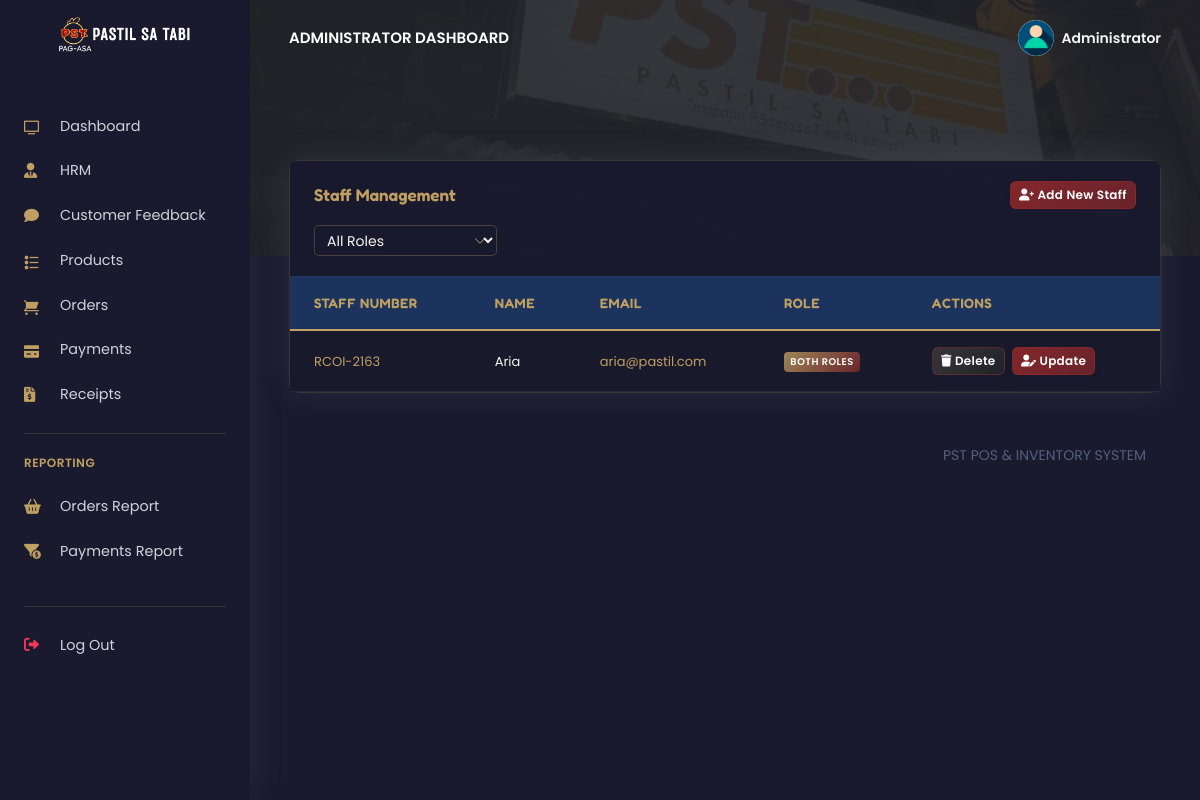
The page /PSTsystem/admin/hrm.php (signed in) on the database its author committed.
### tables this page shows
CREATE TABLE `rpos_admin` (
  `admin_id` varchar(200) NOT NULL,
  `admin_name` varchar(200) NOT NULL,
  `admin_email` varchar(200) NOT NULL,
  `admin_password` varchar(200) NOT NULL
);

CREATE TABLE `rpos_staff` (
  `staff_id` int(20) NOT NULL,
  `staff_name` varchar(200) NOT NULL,
  `staff_number` varchar(200) NOT NULL,
  `staff_email` varchar(200) NOT NULL,
  `staff_password` varchar(200) NOT NULL,
  `created_at` timestamp(6) NOT NULL DEFAULT current_timestamp(6) ON UPDATE current_timestamp(6),
  `staff_role` varchar(50) NOT NULL DEFAULT 'cashier' COMMENT 'Comma-separated roles: cashier,inventory'
);

### PSTsystem/admin/hrm.php (the view, shortened to what this page needs)
<?php
include('config/config.php');
require_once('partials/_head.php');
?>
<!DOCTYPE html>
<html lang="en">
<head>
    <link rel="stylesheet" href="https://cdnjs.cloudflare.com/ajax/libs/font-awesome/6.0.0/css/all.min.css">
</head>
<body>
  <?php require_once('partials/_sidebar.php'); ?>
  <div class="main-content">
    <?php require_once('partials/_topnav.php'); ?>
    <div class="header pb-8 pt-5 pt-md-8">
      <span class="mask bg-gradient-dark opacity-8"></span>
    </div>
    <div class="container-fluid mt--7">
      <div class="row">
        <div class="col">
          <div class="card shadow">
            <div class="card-header border-0">
              <div class="row align-items-center">
                <div class="col">
                  <h3 class="mb-0">Staff Management</h3>
                </div>
                <div class="col text-right">
                  <a href="add_staff.php" class="btn btn-sm btn-primary">
                    <i class="fas fa-user-plus"></i> Add New Staff
                  </a>
                </div>
              </div>
              <div class="row mt-3">
                <div class="col-md-3">
                  <form method="get" action="">
                    <div class="form-group mb-0">
                      <select class="form-control form-control-sm" name="role_filter" onchange="this.form.submit()">
                          <option value="">All Roles</option>
                      </select>
                    </div>
                  </form>
                </div>
              </div>
            </div>
            <div class="table-responsive">
              <table class="table align-items-center table-flush">
                <thead class="thead-dark">
                  <tr>
                    <th class="text-gold" scope="col">Staff Number</th>
                    <th scope="col">Name</th>
                    <th class="text-gold" scope="col">Email</th>
                    <th scope="col">Role</th>
                    <th scope="col">Actions</th>
                  </tr>
                </thead>
                <tbody>
                  <?php
                  $ret = "SELECT * FROM rpos_staff";
                  $stmt = $mysqli->prepare($ret);
                  $stmt->execute();
                  $res = $stmt->get_result();
                  while ($staff = $res->fetch_object()) {
                    $roles = explode(',', $staff->staff_role);
                    $badge_class = '';
                    $role_text = '';
                    if (in_array('cashier', $roles) && in_array('inventory', $roles)) {
                      $badge_class = 'badge-both';
                      $role_text = 'Both Roles';
                    } elseif (in_array('cashier', $roles)) {
                      $badge_class = 'badge-cashier';
                      $role_text = 'Cashier';
                    } elseif (in_array('inventory', $roles)) {
                      $badge_class = 'badge-inventory';
                      $role_text = 'Inventory';
                    }
                  ?>
                    <tr>
                      <td class="text-gold"><?php echo $staff->staff_number; ?></td>
                      <td><?php echo $staff->staff_name; ?></td>
                      <td class="text-gold"><?php echo $staff->staff_email; ?></td>
                      <td>
                        <span class="badge-role <?php echo $badge_class; ?>">
                          <?php echo $role_text; ?>
                        </span>
                      </td>
                      <td>
                        <div class="d-flex">
                          <a href="hrm.php?delete=<?php echo $staff->staff_id; ?>" class="btn btn-sm btn-danger mr-2">
                            <i class="fas fa-trash"></i> Delete
                          </a>
                          <a href="update_staff.php?update=<?php echo $staff->staff_id; ?>" class="btn btn-sm btn-primary">
                            <i class="fas fa-user-edit"></i> Update
                          </a>
                        </div>
                      </td>
                    </tr>
                  <?php } ?>
                </tbody>
              </table>
            </div>
          </div>
        </div>
      </div>
      <?php require_once('partials/_footer.php'); ?>
    </div>
  </div>
</body>
</html>

### PSTsystem/admin/partials/_sidebar.php (shortened to what this page needs)
<?php
$admin_id = $_SESSION['admin_id'];
$ret = "SELECT * FROM  rpos_admin  WHERE admin_id = '$admin_id'";
$stmt = $mysqli->prepare($ret);
$stmt->execute();
$res = $stmt->get_result();
while ($admin = $res->fetch_object()) {
?>
  <nav class="navbar navbar-vertical fixed-left navbar-expand-md navbar-light sidebar" id="sidenav-main">
    <div class="container-fluid">
      <a class="navbar-brand pt-0" href="dashboard.php">
        <img src="assets/img/brand/repos.png" class="navbar-brand-img" alt="...">
      </a>
      <div class="collapse navbar-collapse" id="sidenav-collapse-main">
        <ul class="navbar-nav">
          <li class="nav-item">
            <a class="nav-link text-light" href="dashboard.php">
              <i class="ni ni-tv-2 text-gold"></i> Dashboard
            </a>
          </li>
          <li class="nav-item">
            <a class="nav-link text-light" href="hrm.php">
              <i class="fas fa-user-tie text-gold"></i> HRM
            </a>
          </li>
          <li class="nav-item">
            <a class="nav-link text-light" href="feedback.php">
              <i class="fas fa-comment text-gold"></i>
              <span>Customer Feedback</span>
            </a>
          </li>
          <li class="nav-item">
            <a class="nav-link text-light" href="products.php">
              <i class="ni ni-bullet-list-67 text-gold"></i> Products
            </a>
          </li>
          <li class="nav-item">
            <a class="nav-link text-light" href="orders.php">
              <i class="ni ni-cart text-gold"></i> Orders
            </a>
          </li>
          <li class="nav-item">
            <a class="nav-link text-light" href="payments.php">
              <i class="ni ni-credit-card text-gold"></i> Payments
            </a>
          </li>
          <li class="nav-item">
            <a class="nav-link text-light" href="receipts.php">
              <i class="fas fa-file-invoice-dollar text-gold"></i> Receipts
            </a>
          </li>
        </ul>
        <hr class="my-3" style="border-color: rgba(192, 160, 98, 0.2);">
        <h6 class="navbar-heading text-gold">Reporting</h6>
        <ul class="navbar-nav mb-md-3">
          <li class="nav-item">
            <a class="nav-link text-light" href="orders_reports.php">
              <i class="fas fa-shopping-basket text-gold"></i> Orders Report
            </a>
          </li>
          <li class="nav-item">
            <a class="nav-link text-light" href="payments_reports.php">
              <i class="fas fa-funnel-dollar text-gold"></i> Payments Report
            </a>
          </li>
        </ul>
        <hr class="my-3" style="border-color: rgba(192, 160, 98, 0.2);">
        <ul class="navbar-nav mb-md-3">
          <li class="nav-item">
            <a class="nav-link text-light" href="logout.php">
              <i class="fas fa-sign-out-alt text-danger"></i> Log Out
            </a>
          </li>
        </ul>
      </div>
    </div>
  </nav>
<?php } ?>

### PSTsystem/admin/partials/_topnav.php (shortened to what this page needs)
<?php
$admin_id = $_SESSION['admin_id'];
$ret = "SELECT * FROM  rpos_admin  WHERE admin_id = '$admin_id'";
$stmt = $mysqli->prepare($ret);
$stmt->execute();
$res = $stmt->get_result();
while ($admin = $res->fetch_object()) {
?>
    <nav class="navbar navbar-top navbar-expand-md navbar-dark" id="navbar-main">
        <div class="container-fluid">
            <a class="h4 mb-0 text-white text-uppercase d-none d-lg-inline-block" href="dashboard.php"><?php echo $admin->admin_name; ?> Dashboard</a>
            <ul class="navbar-nav align-items-center d-none d-md-flex">
                <li class="nav-item dropdown">
                    <a class="nav-link pr-0" href="#" role="button" data-toggle="dropdown" aria-haspopup="true" aria-expanded="false">
                        <div class="media align-items-center">
                            <span class="avatar avatar-sm rounded-circle">
                                <img alt="Image placeholder" src="assets/img/theme/user-a-min.png">
                            </span>
                            <div class="media-body ml-2 d-none d-lg-block">
                                <span class="mb-0 text-sm  font-weight-bold"><?php echo $admin->admin_name; ?></span>
                            </div>
                        </div>
                    </a>
                </li>
            </ul>
        </div>
    </nav>
<?php } ?>

### PSTsystem/admin/hrm.php (style rules this page uses)
:root { --primary-dark: #1a1a2e; --primary-light: #f8f5f2; --accent-gold: #c0a062; --accent-red: #9e2b2b; --accent-green: #4a6b57; --accent-blue: #3a5673; --text-light: #f8f5f2; --text-dark: #1a1a2e; --transition-speed: 0.4s; }
body { background-color: var(--primary-dark); color: var(--text-light); font-family: 'Poppins', sans-serif; }
.header { background: url(assets/img/theme/pastil.jpg) no-repeat center center; background-size: cover; }
.mask { background-color: rgba(26, 26, 46, 0.5) !important; }
.card { background: rgba(26, 26, 46, 0.8); border: 1px solid rgba(192, 160, 98, 0.2); border-radius: 10px; backdrop-filter: blur(8px); transition: all var(--transition-speed) ease; box-shadow: 0 8px 32px rgba(0, 0, 0, 0.2); }
.table { color: var(--text-light); }
.table thead th { border-bottom: 1px solid rgba(192, 160, 98, 0.3); color: var(--accent-gold); font-family: 'Fredoka', sans-serif; font-weight: 500; }
.table tbody tr { border-bottom: 1px solid rgba(192, 160, 98, 0.1); transition: all var(--transition-speed) ease; }
.btn-primary { background: linear-gradient(135deg, rgba(158, 43, 43, 0.8), rgba(158, 43, 43, 0.6)); border: 1px solid rgba(158, 43, 43, 0.4); transition: all var(--transition-speed) ease; }
.btn-danger { background: linear-gradient(135deg, rgba(62, 62, 62, 0.8), rgba(40, 40, 40, 0.6)); border: 1px solid rgba(158, 43, 43, 0.4); }
.text-gold { color: var(--accent-gold) !important; }
.table thead { background: rgba(26, 26, 46, 0.9); border-bottom: 2px solid var(--accent-gold); }
.table thead th { color: var(--accent-gold) !important; font-weight: 600; letter-spacing: 0.5px; text-transform: uppercase; font-size: 0.85rem; padding: 1rem; }
.table tbody { background: rgba(26, 26, 46, 0.8); }
.table tbody td, .table tbody th { padding: 1rem; vertical-align: middle; border-top: 1px solid rgba(192, 160, 98, 0.1); }
.card-header { background: rgba(26, 26, 46, 0.9); border-bottom: 1px solid rgba(192, 160, 98, 0.3); }
.card-header h3 { color: var(--accent-gold); font-family: 'Fredoka', sans-serif; }
.badge-role { padding: 0.35em 0.65em; font-size: 0.75em; font-weight: 600; border-radius: 0.25rem; text-transform: uppercase; letter-spacing: 0.5px; }
.badge-both { background: linear-gradient(135deg, rgba(192, 160, 98, 0.8), rgba(158, 43, 43, 0.6)); color: white; }
.form-control { background-color: rgba(26, 26, 46, 0.8) !important; border: 1px solid rgba(192, 160, 98, 0.3) !important; color: var(--text-light) !important; border-radius: 5px; transition: all var(--transition-speed) ease; }
.form-control-sm { padding: 0.25rem 0.5rem; font-size: 0.875rem; }
select.form-control option { background-color: var(--primary-dark); color: var(--text-light); }
.form-control-sm { background-repeat: no-repeat !important; background-position: right 0.5rem center !important; background-size: 16px 12px !important; }

### rows shown on the page
rpos_admin: admin_name "ADMINISTRATOR", admin_name "Administrator"
rpos_staff: staff_number "RCOI-2163", staff_name "Aria", staff_email "aria@pastil.com", staff_role "BOTH ROLES"
